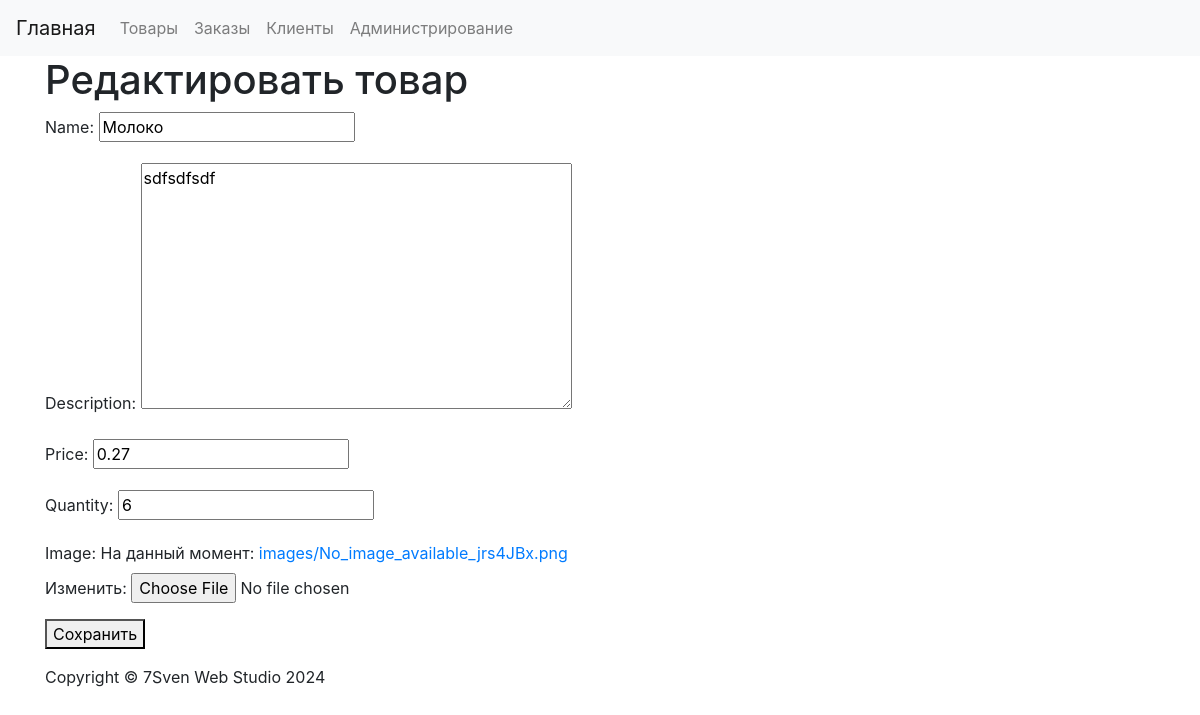
Page /products/edit/34/ on the earlier database version.
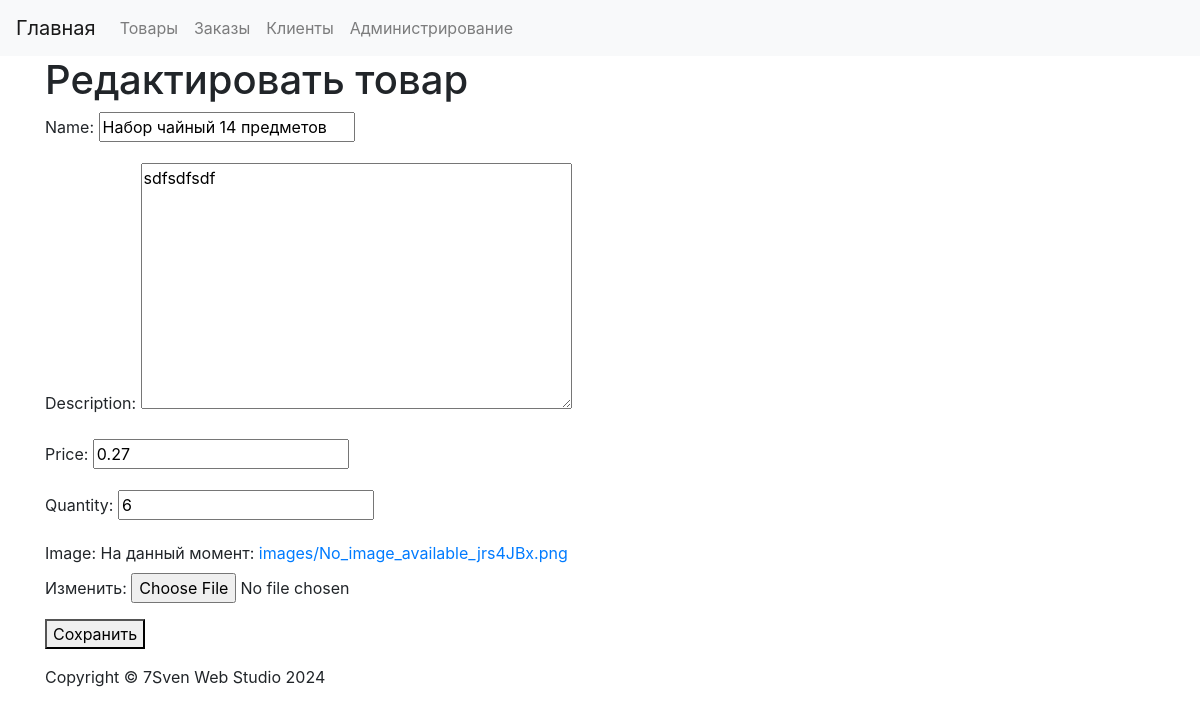
Same page on the later database version.
### products/models.py (models this page shows, shortened)
class Product(models.Model):
    name = models.CharField(max_length=255, verbose_name='Название')
    description = models.TextField(verbose_name='Описание')
    price = models.DecimalField(max_digits=10, decimal_places=2, verbose_name='Цена')
    quantity = models.IntegerField(verbose_name='Количество')
    added_date = models.DateField(auto_now_add=True, verbose_name='Дата добавления')
    image = models.ImageField(upload_to='images/', default='default_image.png', blank=True, verbose_name='Изображение')
    class Meta:
        verbose_name = 'Товар'
        verbose_name_plural = 'Товары'

### products/views.py (the view)
# urls.py: path('edit/<int:product_id>/', edit_product, name='edit_product'),
def edit_product(request, product_id):
    product = get_object_or_404(Product, pk=product_id)
    if request.method == 'POST':
        form = ProductForm(request.POST, request.FILES)
        if form.is_valid():
            product.name = form.cleaned_data['name']
            product.description = form.cleaned_data['description']
            product.price = form.cleaned_data['price']
            product.quantity = form.cleaned_data['quantity']
            product.image = form.cleaned_data['image']
            product.save()
            return redirect('product_list')
    else:
        form = ProductForm(initial={
            'name': product.name,
            'description': product.description,
            'price': product.price,
            'quantity': product.quantity,
            'image': product.image
        })
    return render(request, 'products/edit_product.html', {'form': form, 'product': product})

### products/forms.py (shortened to what this page needs)
class ProductForm(forms.Form):
    name = forms.CharField(max_length=255)
    description = forms.CharField(widget=forms.Textarea)
    price = forms.DecimalField(min_value=0, max_digits=10, decimal_places=2)
    quantity = forms.IntegerField(min_value=1)
    image = forms.ImageField()

### products/templates/products/edit_product.html (shortened to what this page needs)
{% extends 'base.html' %}
{% block content %}
    <h1>Редактировать товар</h1>
    <form action="{% url 'edit_product' product.id %}" method="post" enctype="multipart/form-data">
        {{ form.as_p }}
        <button type="submit">Сохранить</button>
    </form>
{% endblock %}

Differences in the rows shown:
changed Product "sdfsdfsdf": name "Молоко" → "Набор чайный 14 предметов"
